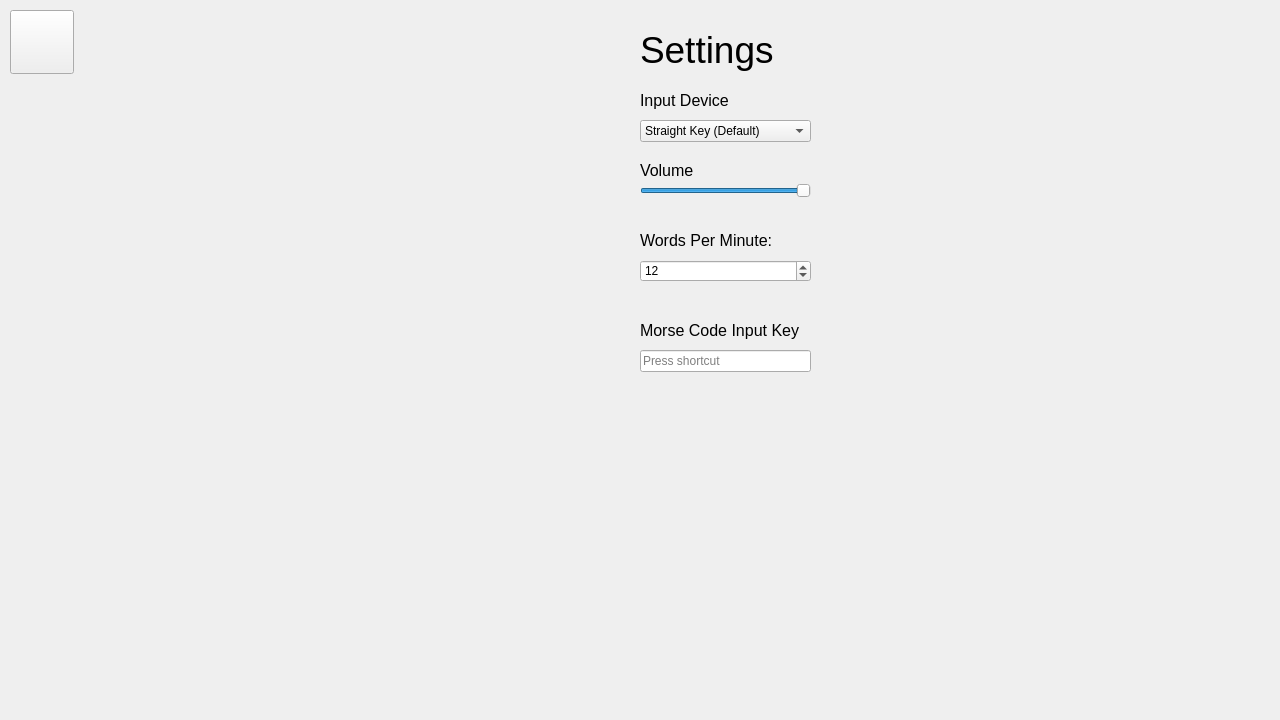
<?xml version="1.0" encoding="UTF-8"?>
<ui version="4.0">
 <class>settingswindow</class>
 <widget class="QWidget" name="settingswindow">
  <property name="geometry">
   <rect>
    <x>0</x>
    <y>0</y>
    <width>1280</width>
    <height>720</height>
   </rect>
  </property>
  <property name="windowTitle">
   <string>Form</string>
  </property>
  <widget class="QPushButton" name="backButton">
   <property name="geometry">
    <rect>
     <x>10</x>
     <y>10</y>
     <width>64</width>
     <height>64</height>
    </rect>
   </property>
   <property name="text">
    <string/>
   </property>
  </widget>
  <widget class="QLabel" name="settingsTitle">
   <property name="geometry">
    <rect>
     <x>640</x>
     <y>10</y>
     <width>500</width>
     <height>80</height>
    </rect>
   </property>
   <property name="font">
    <font>
     <pointsize>28</pointsize>
    </font>
   </property>
   <property name="text">
    <string>Settings</string>
   </property>
  </widget>
  <widget class="QLabel" name="volumeTitle">
   <property name="geometry">
    <rect>
     <x>640</x>
     <y>160</y>
     <width>80</width>
     <height>20</height>
    </rect>
   </property>
   <property name="font">
    <font>
     <pointsize>12</pointsize>
    </font>
   </property>
   <property name="text">
    <string>Volume</string>
   </property>
  </widget>
  <widget class="QSlider" name="volumeSlider">
   <property name="geometry">
    <rect>
     <x>640</x>
     <y>180</y>
     <width>171</width>
     <height>22</height>
    </rect>
   </property>
   <property name="maximum">
    <number>100</number>
   </property>
   <property name="value">
    <number>100</number>
   </property>
   <property name="orientation">
    <enum>Qt::Orientation::Horizontal</enum>
   </property>
  </widget>
  <widget class="QLabel" name="wpmTitle">
   <property name="geometry">
    <rect>
     <x>640</x>
     <y>230</y>
     <width>160</width>
     <height>20</height>
    </rect>
   </property>
   <property name="font">
    <font>
     <pointsize>12</pointsize>
    </font>
   </property>
   <property name="text">
    <string>Words Per Minute:</string>
   </property>
  </widget>
  <widget class="QSpinBox" name="wpmSpinBox">
   <property name="geometry">
    <rect>
     <x>640</x>
     <y>260</y>
     <width>171</width>
     <height>22</height>
    </rect>
   </property>
   <property name="value">
    <number>12</number>
   </property>
  </widget>
  <widget class="QKeySequenceEdit" name="morseKeyBind">
   <property name="geometry">
    <rect>
     <x>640</x>
     <y>350</y>
     <width>171</width>
     <height>22</height>
    </rect>
   </property>
   <property name="maximumSequenceLength">
    <longLong>1</longLong>
   </property>
  </widget>
  <widget class="QLabel" name="morseKeybindTitle">
   <property name="geometry">
    <rect>
     <x>640</x>
     <y>320</y>
     <width>160</width>
     <height>20</height>
    </rect>
   </property>
   <property name="font">
    <font>
     <pointsize>12</pointsize>
    </font>
   </property>
   <property name="text">
    <string>Morse Code Input Key:</string>
   </property>
  </widget>
  <widget class="QComboBox" name="inputDevice">
   <property name="geometry">
    <rect>
     <x>640</x>
     <y>120</y>
     <width>171</width>
     <height>22</height>
    </rect>
   </property>
   <item>
    <property name="text">
     <string>Straight Key (Default)</string>
    </property>
   </item>
   <item>
    <property name="text">
     <string>Iambic Paddle</string>
    </property>
   </item>
  </widget>
  <widget class="QLabel" name="deviceLabel">
   <property name="geometry">
    <rect>
     <x>640</x>
     <y>90</y>
     <width>151</width>
     <height>21</height>
    </rect>
   </property>
   <property name="font">
    <font>
     <pointsize>12</pointsize>
    </font>
   </property>
   <property name="text">
    <string>Input Device</string>
   </property>
  </widget>
 </widget>
 <resources/>
 <connections/>
</ui>
